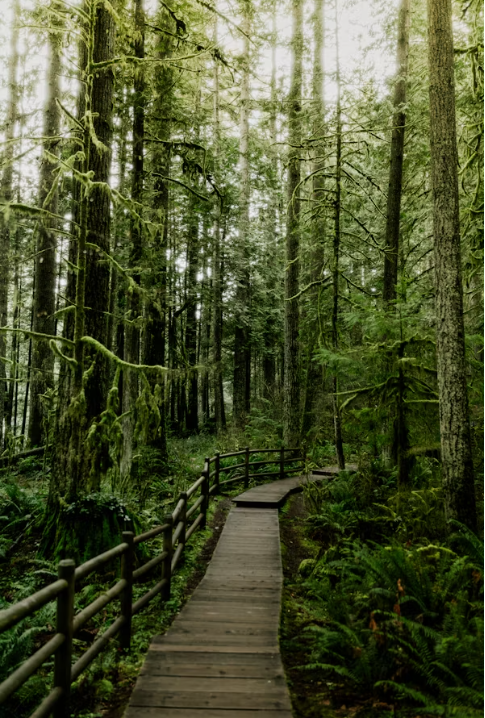
#> input picture exp9/nature.png, 485 x 718 px
$ python laplacian.py   (older library calls are emulated)
#> lines starting #> are read from the running program, lines starting #| are printed output that depends on the picture
import cv2
img=cv2.imread("nature.png")
#> img is the input picture: shape (718, 485, 3); mean B, G, R 47, 81.7, 74.8
laplacian=cv2.Laplacian(img,cv2.CV_64F)
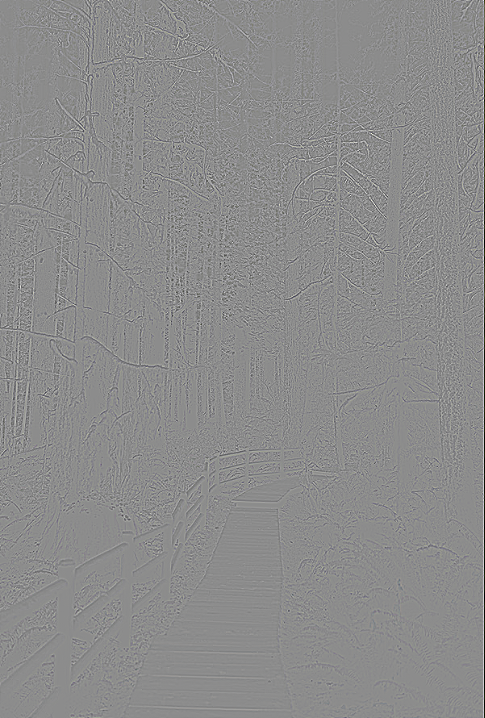
#> laplacian: shape (718, 485, 3) float64; mean B, G, R -0.5, -0.4, -0.4; drawn with min black and max white
cv2.imshow('original',img)
cv2.waitKey(0)
cv2.imshow('Laplacian',laplacian)
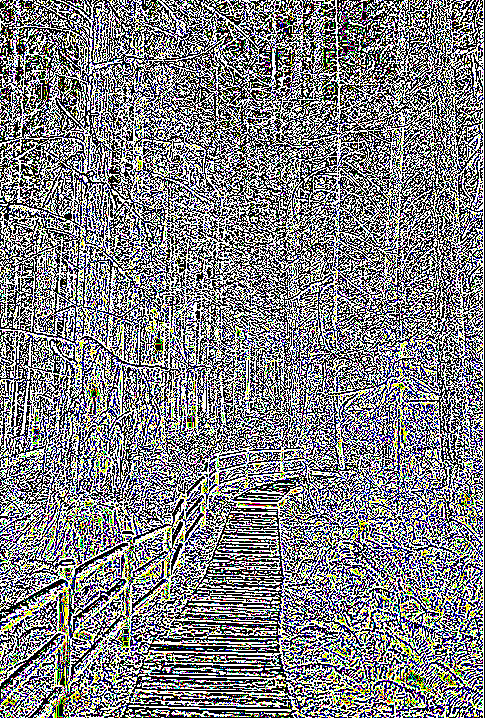
#> window 'Laplacian': shape (718, 485, 3); mean B, G, R 132.1, 130.2, 129.6
cv2.waitKey(0)
